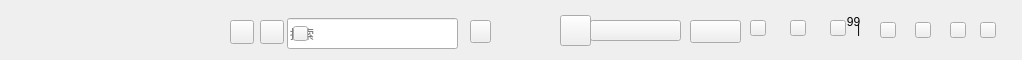
   <widget class="QWidget" name="title_Widget" native="true">
    <property name="geometry">
     <rect>
      <x>0</x>
      <y>0</y>
      <width>1022</width>
      <height>60</height>
     </rect>
    </property>
    <widget class="QLabel" name="label_title_logo">
     <property name="geometry">
      <rect>
       <x>10</x>
       <y>10</y>
       <width>145</width>
       <height>40</height>
      </rect>
     </property>
     <property name="text">
      <string/>
     </property>
    </widget>
    <widget class="QPushButton" name="pushButton_title_left">
     <property name="geometry">
      <rect>
       <x>230</x>
       <y>20</y>
       <width>24</width>
       <height>24</height>
      </rect>
     </property>
     <property name="styleSheet">
      <string notr="true"/>
     </property>
     <property name="text">
      <string/>
     </property>
    </widget>
    <widget class="QPushButton" name="pushButton_title_right">
     <property name="geometry">
      <rect>
       <x>260</x>
       <y>20</y>
       <width>24</width>
       <height>24</height>
      </rect>
     </property>
     <property name="text">
      <string/>
     </property>
    </widget>
    <widget class="QPushButton" name="pushButton_title_listen">
     <property name="geometry">
      <rect>
       <x>470</x>
       <y>20</y>
       <width>21</width>
       <height>23</height>
      </rect>
     </property>
     <property name="text">
      <string/>
     </property>
    </widget>
    <widget class="QPushButton" name="pushButton_name">
     <property name="geometry">
      <rect>
       <x>590</x>
       <y>20</y>
       <width>91</width>
       <height>21</height>
      </rect>
     </property>
     <property name="text">
      <string/>
     </property>
    </widget>
    <widget class="QPushButton" name="pushButton_people">
     <property name="geometry">
      <rect>
       <x>560</x>
       <y>15</y>
       <width>31</width>
       <height>31</height>
      </rect>
     </property>
     <property name="text">
      <string/>
     </property>
    </widget>
    <widget class="QPushButton" name="pushButton_vip">
     <property name="geometry">
      <rect>
       <x>690</x>
       <y>20</y>
       <width>51</width>
       <height>23</height>
      </rect>
     </property>
     <property name="text">
      <string/>
     </property>
    </widget>
    <widget class="QPushButton" name="pushButton_cloth">
     <property name="geometry">
      <rect>
       <x>750</x>
       <y>20</y>
       <width>16</width>
       <height>16</height>
      </rect>
     </property>
     <property name="text">
      <string/>
     </property>
    </widget>
    <widget class="QPushButton" name="pushButton_set">
     <property name="geometry">
      <rect>
       <x>790</x>
       <y>20</y>
       <width>16</width>
       <height>16</height>
      </rect>
     </property>
     <property name="text">
      <string/>
     </property>
    </widget>
    <widget class="QPushButton" name="pushButton_message">
     <property name="geometry">
      <rect>
       <x>830</x>
       <y>20</y>
       <width>16</width>
       <height>16</height>
      </rect>
     </property>
     <property name="text">
      <string/>
     </property>
    </widget>
    <widget class="QLabel" name="label_message_Tip">
     <property name="geometry">
      <rect>
       <x>843</x>
       <y>14</y>
       <width>21</width>
       <height>16</height>
      </rect>
     </property>
     <property name="text">
      <string>99</string>
     </property>
     <property name="alignment">
      <set>Qt::AlignCenter</set>
     </property>
    </widget>
    <widget class="QLabel" name="label_shuxian">
     <property name="geometry">
      <rect>
       <x>857</x>
       <y>20</y>
       <width>16</width>
       <height>17</height>
      </rect>
     </property>
     <property name="styleSheet">
      <string notr="true"/>
     </property>
     <property name="text">
      <string>|</string>
     </property>
    </widget>
    <widget class="QPushButton" name="pushButton_mini">
     <property name="geometry">
      <rect>
       <x>880</x>
       <y>22</y>
       <width>16</width>
       <height>16</height>
      </rect>
     </property>
     <property name="text">
      <string/>
     </property>
    </widget>
    <widget class="QPushButton" name="pushButton_min">
     <property name="geometry">
      <rect>
       <x>915</x>
       <y>22</y>
       <width>16</width>
       <height>16</height>
      </rect>
     </property>
     <property name="text">
      <string/>
     </property>
    </widget>
    <widget class="QPushButton" name="pushButton_close">
     <property name="geometry">
      <rect>
       <x>980</x>
       <y>22</y>
       <width>16</width>
       <height>16</height>
      </rect>
     </property>
     <property name="text">
      <string/>
     </property>
    </widget>
    <widget class="QPushButton" name="pushButton_max">
     <property name="geometry">
      <rect>
       <x>950</x>
       <y>22</y>
       <width>16</width>
       <height>16</height>
      </rect>
     </property>
     <property name="text">
      <string/>
     </property>
    </widget>
    <widget class="QLabel" name="label_people">
     <property name="geometry">
      <rect>
       <x>600</x>
       <y>23</y>
       <width>61</width>
       <height>16</height>
      </rect>
     </property>
     <property name="text">
      <string>比卡丘不皮</string>
     </property>
    </widget>
    <widget class="QLineEdit" name="line_Search">
     <property name="geometry">
      <rect>
       <x>287</x>
       <y>18</y>
       <width>171</width>
       <height>31</height>
      </rect>
     </property>
     <property name="placeholderText">
      <string>搜索</string>
     </property>
    </widget>
    <widget class="QPushButton" name="pushButton_search">
     <property name="geometry">
      <rect>
       <x>293</x>
       <y>26</y>
       <width>15</width>
       <height>15</height>
      </rect>
     </property>
     <property name="text">
      <string/>
     </property>
    </widget>
    <zorder>label_people</zorder>
    <zorder>label_title_logo</zorder>
    <zorder>pushButton_title_left</zorder>
    <zorder>pushButton_title_right</zorder>
    <zorder>pushButton_title_listen</zorder>
    <zorder>pushButton_name</zorder>
    <zorder>pushButton_people</zorder>
    <zorder>pushButton_vip</zorder>
    <zorder>pushButton_cloth</zorder>
    <zorder>pushButton_set</zorder>
    <zorder>pushButton_message</zorder>
    <zorder>label_message_Tip</zorder>
    <zorder>label_shuxian</zorder>
    <zorder>pushButton_mini</zorder>
    <zorder>pushButton_min</zorder>
    <zorder>pushButton_close</zorder>
    <zorder>pushButton_max</zorder>
    <zorder>line_Search</zorder>
    <zorder>pushButton_search</zorder>
   </widget>
